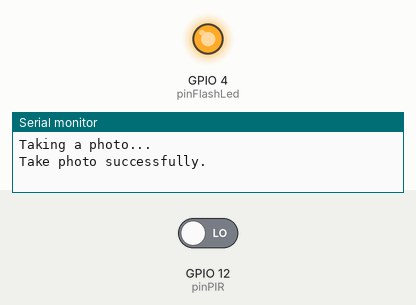
Simulated run of this sketch. Board: ESP32. On the bench: output pins drawn as LEDs (lit = HIGH), the last lines printed to the serial monitor. The inputs (shaded band) are chosen by the test bench; at power-on: GPIO 12 (pinPIR) LOW. WiFi joins after 1.5 s; servers stay silent unless stated; uploads are accepted with an empty reply; the camera gives no picture.

Above: at 67.31 s.
At 69.9 s:
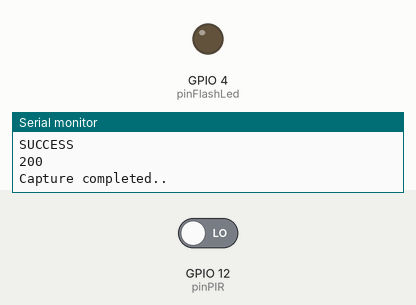
Timing chart, 0 to 74.1 s (numbered marks = the images above):
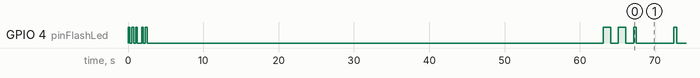

Measured:
- by itself, GPIO 4 (pinFlashLed): HIGH → LOW at 0.25 s, → HIGH 0.25 s later, → LOW 0.25 s later, → HIGH 0.25 s later, … (37 changes in this stretch)

The sketch:

camera_esp32.ino
```cpp
#include "esp_camera.h"
#include "SPI.h"
#include "driver/rtc_io.h"
#include "soc/soc.h"
#include "soc/rtc_cntl_reg.h"
#include <HTTPClient.h>
#include <WiFi.h>
#include <WiFiClientSecure.h>
#include <base64.h>

bool isStreaming = true;

/*
 * Network Instance
 * ----------------
 * SSID      : SET BY USER
 * Password  : SET BY USER
 * MAC       : DEVICE ID (UNIQUE FOR EVERY DEVICCE)
 */
const char* serverName = "https://api-central.ipxware.com/api/iot/camera/upload_2";
const char* ssid = "Aquos";
const char* password = "@ngonisomkg";
const char* root_ca = "-----BEGIN CERTIFICATE-----\nMIIFSTCCBDGgAwIBAgISA2KchTPm8S/zLzdYj2Z1sE+5MA0GCSqGSIb3DQEBCwUA\nMDMxCzAJBgNVBAYTAlVTMRYwFAYDVQQKEw1MZXQncyBFbmNyeXB0MQwwCgYDVQQD\nEwNSMTEwHhcNMjQwNjI5MTEwMDU4WhcNMjQwOTI3MTEwMDU3WjArMSkwJwYDVQQD\nEyBhcGktYmxlc3NlZGNhZmVyZXN0by5pcHh3YXJlLmNvbTCCASIwDQYJKoZIhvcN\nAQEBBQADggEPADCCAQoCggEBAL0MGvB6/tc7uHxq6JzAbm+6mHQEpyNp8dcs1RbQ\n7Ki25hA9rI0rh0PTipJOZHQ05+JBsdKKCQLp8kxiLM+c/MJ1NDX36RFF54d8lvR6\nQx8p4ThljUkVOsCimJor5O+Mwt0MWVfMqQpmyoCBmuWRcitQRx/A2AxGdIqRoe0+\nVF44Bq6BFjBR0tb+STQAUZghs4i/XKNdIS+RU5nxybsh03lnQB2K8j+CtIABAf3w\nfFDUqKL5/X3DXsavQa77J1BuYAJfDGFZ+zqw1inUihlV6kW8reZ1ue5wpGSB2HTK\npZA3aH3W38ElF3iln36sLB9GOukq+MnSHZNFcOxal7LpPe8CAwEAAaOCAl0wggJZ\nMA4GA1UdDwEB/wQEAwIFoDAdBgNVHSUEFjAUBggrBgEFBQcDAQYIKwYBBQUHAwIw\nDAYDVR0TAQH/BAIwADAdBgNVHQ4EFgQUlcSGwKLPkPSpnWNr39bqIwcf0EkwHwYD\nVR0jBBgwFoAUxc9GpOr0w8B6bJXELbBeki8m47kwVwYIKwYBBQUHAQEESzBJMCIG\nCCsGAQUFBzABhhZodHRwOi8vcjExLm8ubGVuY3Iub3JnMCMGCCsGAQUFBzAChhdo\ndHRwOi8vcjExLmkubGVuY3Iub3JnLzBkBgNVHREEXTBbgiBhcGktYmxlc3NlZGNh\nZmVyZXN0by5pcHh3YXJlLmNvbYIXYXBpLWNlbnRyYWwuaXB4d2FyZS5jb22CHmFw\naS1yaXZhbGR5dGVoYW1lbi5pcHh3YXJlLmNvbTATBgNVHSAEDDAKMAgGBmeBDAEC\nATCCAQQGCisGAQQB1nkCBAIEgfUEgfIA8AB3AD8XS0/XIkdYlB1lHIS+DRLtkDd/\nH4Vq68G/KIXs+GRuAAABkGPeuLgAAAQDAEgwRgIhAN09rh5OlJP9io1Zq4Cno51/\nCx4l0iN1Cj5k6FfRdT0sAiEAw5dMBDEDA18P5Zpb67KPabaRYYj5DaH4NpXFPme1\nw+cAdQDuzdBk1dsazsVct520zROiModGfLzs3sNRSFlGcR+1mwAAAZBj3rjHAAAE\nAwBGMEQCIAGAthmgLQGTQ5mqWAIM+FoL0o7n9RlT7krF5tyGWzsGAiBFwFKOAbcC\n9SntuIk9SgWfggZFVt20xnjeBscJ1bXK9TANBgkqhkiG9w0BAQsFAAOCAQEAfu/g\nQcOaLPfvhNgBS3YSQJXaQejMbQqBqiaykO8afl3C3gorTpRvtQOnzFeqGWp1PPpk\nGxYHM81+tN/3kja0l277ZmVej4DOn60VXOdDMrJ8GfP2P120xnVmZkQJroaNXmbY\nzuQTi/vJ0OPPRWXIbNQXG0MoaTyogKBHVOI2AHdBi1Je+x8pPVdrGryKwaeSxEEE\nn6JuOga+VpjsNQLxdZ3BDSgi20NlIxpOzf7DhI0ADWwtqa0L4WeoIUn871oC+S2e\nU58Zw1KxGc/ZKmyM9z8xNsPeU1Jr2qQ0kOvc9j9Q00ywy5RpXqgRkGQ6VXlBBgyv\niPUEFVvY0ehHkfisFQ==\n-----END CERTIFICATE-----\n";
String device_id;

/*
 * PIN and General Instance
 * ------------------------
 * PIR        : [13]
 * Flash LED  : [4]
 */
#define pinPIR 12
#define pinFlashLed 4

/*
 * Camera Instance
 * ---------------
 * Format : SPIFFS
 */
#define CAMERA_MODEL_AI_THINKER
#if defined(CAMERA_MODEL_AI_THINKER)
#define PWDN_GPIO_NUM 32
#define RESET_GPIO_NUM -1
#define XCLK_GPIO_NUM 0
#define SIOD_GPIO_NUM 26
#define SIOC_GPIO_NUM 27
#define Y9_GPIO_NUM 35
#define Y8_GPIO_NUM 34
#define Y7_GPIO_NUM 39
#define Y6_GPIO_NUM 36
#define Y5_GPIO_NUM 21
#define Y4_GPIO_NUM 19
#define Y3_GPIO_NUM 18
#define Y2_GPIO_NUM 5
#define VSYNC_GPIO_NUM 25
#define HREF_GPIO_NUM 23
#define PCLK_GPIO_NUM 22
#else
#error "Camera model not selected"
#endif

/**
 * General Board Functions
 * -----------------------
 */

void setFlashLED(bool state) {
  digitalWrite(pinFlashLed, state);
}

void LEDFlashBlink(int blink_count, int time_delay) {
  setFlashLED(LOW);
  for (int i = 1; i <= blink_count * 2; i++) {
    setFlashLED(!digitalRead(pinFlashLed));
    delay(time_delay);
  }
}

int readStatePIR() {
  return digitalRead(pinPIR);
}

/**
 * Photo and Image Processing Functions
 * ------------------------------------
 */

/* Function to capture the image from ESP32 */
camera_fb_t* captureImage(){
  Serial.println("\nTaking a photo...\n");
  camera_fb_t* rawImage = NULL;
  do {
    rawImage = esp_camera_fb_get();
    delay(100);
    if (!rawImage) {
      Serial.println("Camera capture failed.");
      Serial.println("Carry out the re-capture process...");
    }
  } while (!rawImage);
  Serial.println("Take photo successfully.");
  return rawImage;
}

void capturePhotoSaveSpiffs() {
  /**
  * To handle capture photo, there are 3 steps of handling it
  * - Capture the photo
  * - Format the photo as SPIFFS
  */
  HTTPClient http;
  WiFiClientSecure client;
  bool isValidSPIFFSFormat = false;
  setFlashLED(true);
  camera_fb_t * rawImage = captureImage();
  String imageData = base64::encode((uint8_t*)rawImage->buf, rawImage->len);
  esp_camera_fb_return(rawImage);

  if(WiFi.status() == WL_CONNECTED){
    client.setInsecure(); //skip certificate validation
    http.begin(serverName);
    http.addHeader("Content-Type", "image/jpeg");
    http.addHeader("device_id", device_id);
    int httpResponseCode = http.POST(imageData);
    if(httpResponseCode > 0){
      Serial.println("SUCCESS");
      String response = http.getString();
      Serial.println(httpResponseCode);
      Serial.println(response);
    } else{
      Serial.println(httpResponseCode);
      Serial.println("Error on sending POST: ");
      Serial.println(http.errorToString(httpResponseCode));
    }
  }

  http.end();
  Serial.println("\nCapture completed..\n");
  setFlashLED(false);
}

void setup() {
  WRITE_PERI_REG(RTC_CNTL_BROWN_OUT_REG, 0);
  Serial.begin(115200);
  Serial.println();

  pinMode(pinPIR, INPUT);
  pinMode(pinFlashLed, OUTPUT);

  /* Connect to Wi-Fi */
  WiFi.begin(ssid, password);
  Serial.print("Connecting to WiFi...");
  while (WiFi.status() != WL_CONNECTED) {
    LEDFlashBlink(1, 250);
    Serial.print(".");
  }
  setFlashLED(false);
  Serial.println();
  Serial.print("Successfully connected to ");
  Serial.println(ssid);

  Serial.print("IP Address: http://");
  Serial.println(WiFi.localIP());
  Serial.println();

  /* Camera configuration. */
  camera_config_t config;
  config.ledc_channel = LEDC_CHANNEL_0;
  config.ledc_timer = LEDC_TIMER_0;
  config.pin_d0 = Y2_GPIO_NUM;
  config.pin_d1 = Y3_GPIO_NUM;
  config.pin_d2 = Y4_GPIO_NUM;
  config.pin_d3 = Y5_GPIO_NUM;
  config.pin_d4 = Y6_GPIO_NUM;
  config.pin_d5 = Y7_GPIO_NUM;
  config.pin_d6 = Y8_GPIO_NUM;
  config.pin_d7 = Y9_GPIO_NUM;
  config.pin_xclk = XCLK_GPIO_NUM;
  config.pin_pclk = PCLK_GPIO_NUM;
  config.pin_vsync = VSYNC_GPIO_NUM;
  config.pin_href = HREF_GPIO_NUM;
  config.pin_sscb_sda = SIOD_GPIO_NUM;
  config.pin_sscb_scl = SIOC_GPIO_NUM;
  config.pin_pwdn = PWDN_GPIO_NUM;
  config.pin_reset = RESET_GPIO_NUM;
  config.xclk_freq_hz = 20000000;
  config.pixel_format = PIXFORMAT_JPEG;

  config.frame_size = FRAMESIZE_VGA;  //--> FRAMESIZE_ + QVGA|CIF|VGA|SVGA|XGA|SXGA|UXGA
  config.jpeg_quality = 20;
  config.fb_count = 2;

  /* Initialize camera */
  Serial.println();
  Serial.println("Camera initialization...");
  esp_err_t err = esp_camera_init(&config);
  if (err != ESP_OK) {
    Serial.printf("Camera init failed with error 0x%x", err);
    Serial.println("ESP32 Cam Restart...");
    ESP.restart();
  }
  Serial.print("Camera initialization was successful.");
  Serial.println();

  // Retrieve MAC Address
  device_id = WiFi.macAddress();
  Serial.println("Device ID : " + device_id);

  /* Loop to stabilize the PIR sensor at first power on.
     --------------------------------------------------
   * I created this loop because from the tests I did that when the PIR sensor starts to turn on,
   * the PIR sensor takes at least 30 seconds to be able to detect movement or objects stably or with little noise.
   * I don't know if it's because of the quality factor of the PIR sensor I have.
   * From this source: https://lastminuteengineers.com/pir-sensor-arduino-tutorial/,
   * indeed the PIR sensor takes 30-60 seconds from the time it is turned on to be able to detect objects or movements properly.
   */
  int cameraStabilizerCount = 2;
  LEDFlashBlink(2, 250);
  Serial.println("Wait 60 seconds for the PIR sensor to stabilize.");
  Serial.println("Count down :");
  for (int i = 59; i > -1; i--) {
    Serial.print(i);
    Serial.println(" second");
    delay(1000);
    if(cameraStabilizerCount > 0){
      captureImage();
      cameraStabilizerCount -= 1;
    }
  }

  Serial.println("The time to stabilize the PIR sensor is complete.\n");
  LEDFlashBlink(2, 1000);
}

void loop() {
  bool isMovementDetected = readStatePIR() == 1 || isStreaming;
  if(isMovementDetected){
    capturePhotoSaveSpiffs();
    delay(5000);
  }
  delay(1);
}
```
